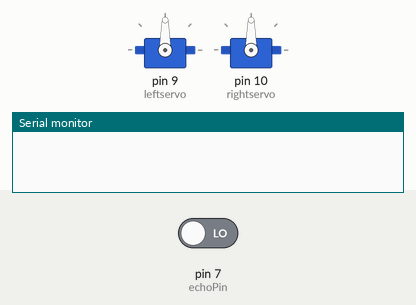
This sketch was run on a simulated Arduino Uno, built with avr-gcc and run on an emulated ATmega328P. Parts: 2 × servo, the last lines printed to the serial monitor. The inputs (shaded band) are chosen by the test bench; at power-on: pin 7 (echoPin) LOW.

Above: at 0.1 s.
At 1.3 s:
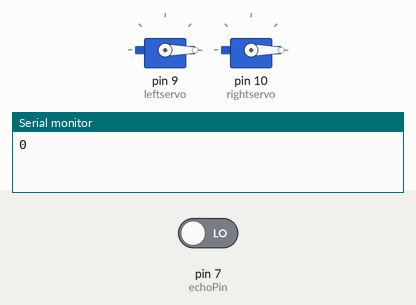
Timing chart, 0 to 2.8 s (numbered marks = the images above):
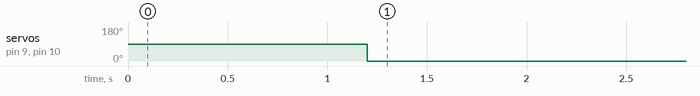

The sketch:

servo_car.ino
```cpp
#include <Servo.h>
#define echoPin 7
#define trigPin 6
Servo leftservo;
Servo rightservo;


void setup()
{
  Serial.begin(9600);
  pinMode(trigPin, OUTPUT);
  pinMode(echoPin, INPUT);
  leftservo.attach(9);
  rightservo.attach(10);
}

void loop()
{
  int distance,duration;
  digitalWrite(trigPin, HIGH);
  delay(200);
  digitalWrite(trigPin, LOW);
  duration=pulseIn(echoPin, HIGH);
  distance=(duration/2)/29.1;
  Serial.println("");
  Serial.println(distance);
  if(distance >7) // for going forward
  {
   leftservo.write(360); // left wheel forward
   rightservo.write(-360); // right wheel forward
   }
   else // obstacle detected turn left
  {
   leftservo.write(-360); //left wheel backward
   rightservo.write(-360); // right wheel forward
  }
}
```

Measured:
- by itself, servo on pin 9 (leftservo), servo on pin 10 (rightservo): 90° → 0° at 1.2 s
